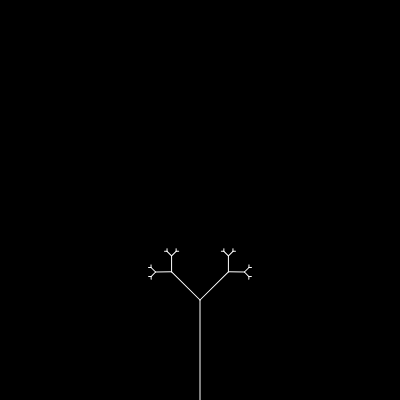
Frame 1 (no input)
Frame 60 (no input): identical to frame 1, image omitted
Frame 120 (the mouse pressed at the canvas centre since frame 60): identical to frame 1, image omitted

The p5.js sketch that drew this single still picture (run headless with seeded random() and noise() and a simulated clock; from frame 60 on, the mouse is pressed at the canvas centre):

// p5.js sketch
// ── sketch.js
var angle 
var slider
var change = 0.5
var slider2

function setup() {
  createCanvas(400, 400);
  slider = createSlider(0, TWO_PI, PI/4,0.01)
  slider2 = createSlider(0, 0.7,0.4,0.05)
}

function draw() {
  background(0);
  angle = slider.value()
  change = slider2.value()
  translate(200,height)
  stroke(255)
  branch(100)
}

function branch(len){
  line(0,0,0,-len)
  translate(0,-len)
  if(len>3){
    push();
    rotate(angle)
    branch(len*change)
    pop()
    push()
    rotate(-angle)
    branch(len*change)
    pop()
  }
}
